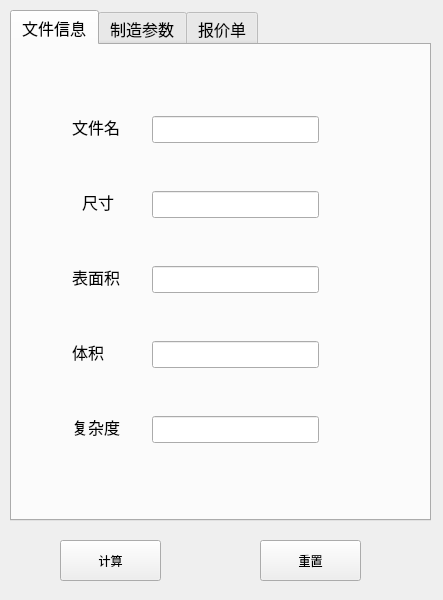
<?xml version="1.0" encoding="UTF-8"?>
<ui version="4.0">
 <class>Form</class>
 <widget class="QWidget" name="Form">
  <property name="geometry">
   <rect>
    <x>0</x>
    <y>0</y>
    <width>443</width>
    <height>600</height>
   </rect>
  </property>
  <property name="windowTitle">
   <string>报价助手</string>
  </property>
  <widget class="QTabWidget" name="tabWidget">
   <property name="geometry">
    <rect>
     <x>10</x>
     <y>10</y>
     <width>421</width>
     <height>511</height>
    </rect>
   </property>
   <property name="font">
    <font>
     <family>微软雅黑</family>
     <pointsize>12</pointsize>
    </font>
   </property>
   <property name="currentIndex">
    <number>0</number>
   </property>
   <widget class="QWidget" name="tab">
    <attribute name="title">
     <string>文件信息</string>
    </attribute>
    <widget class="QFrame" name="frame">
     <property name="geometry">
      <rect>
       <x>10</x>
       <y>20</y>
       <width>381</width>
       <height>431</height>
      </rect>
     </property>
     <widget class="QLabel" name="label">
      <property name="geometry">
       <rect>
        <x>50</x>
        <y>51</y>
        <width>48</width>
        <height>21</height>
       </rect>
      </property>
      <property name="text">
       <string>文件名</string>
      </property>
     </widget>
     <widget class="QLineEdit" name="lineEdit">
      <property name="geometry">
       <rect>
        <x>130</x>
        <y>51</y>
        <width>167</width>
        <height>27</height>
       </rect>
      </property>
     </widget>
     <widget class="QLineEdit" name="lineEdit_2">
      <property name="geometry">
       <rect>
        <x>130</x>
        <y>126</y>
        <width>167</width>
        <height>27</height>
       </rect>
      </property>
     </widget>
     <widget class="QLabel" name="label_2">
      <property name="geometry">
       <rect>
        <x>60</x>
        <y>126</y>
        <width>32</width>
        <height>21</height>
       </rect>
      </property>
      <property name="text">
       <string>尺寸</string>
      </property>
     </widget>
     <widget class="QLineEdit" name="lineEdit_3">
      <property name="geometry">
       <rect>
        <x>130</x>
        <y>201</y>
        <width>167</width>
        <height>27</height>
       </rect>
      </property>
     </widget>
     <widget class="QLabel" name="label_3">
      <property name="geometry">
       <rect>
        <x>50</x>
        <y>201</y>
        <width>48</width>
        <height>21</height>
       </rect>
      </property>
      <property name="text">
       <string>表面积</string>
      </property>
     </widget>
     <widget class="QLineEdit" name="lineEdit_4">
      <property name="geometry">
       <rect>
        <x>130</x>
        <y>276</y>
        <width>167</width>
        <height>27</height>
       </rect>
      </property>
     </widget>
     <widget class="QLabel" name="label_4">
      <property name="geometry">
       <rect>
        <x>50</x>
        <y>276</y>
        <width>32</width>
        <height>21</height>
       </rect>
      </property>
      <property name="text">
       <string>体积</string>
      </property>
     </widget>
     <widget class="QLineEdit" name="lineEdit_5">
      <property name="geometry">
       <rect>
        <x>130</x>
        <y>351</y>
        <width>167</width>
        <height>27</height>
       </rect>
      </property>
     </widget>
     <widget class="QLabel" name="label_5">
      <property name="geometry">
       <rect>
        <x>50</x>
        <y>351</y>
        <width>48</width>
        <height>21</height>
       </rect>
      </property>
      <property name="text">
       <string>复杂度</string>
      </property>
     </widget>
    </widget>
   </widget>
   <widget class="QWidget" name="tab_2">
    <attribute name="title">
     <string>制造参数</string>
    </attribute>
    <widget class="QWidget" name="widget" native="true">
     <property name="geometry">
      <rect>
       <x>10</x>
       <y>40</y>
       <width>351</width>
       <height>381</height>
      </rect>
     </property>
     <widget class="QComboBox" name="comboBox">
      <property name="geometry">
       <rect>
        <x>150</x>
        <y>2</y>
        <width>131</width>
        <height>27</height>
       </rect>
      </property>
      <item>
       <property name="text">
        <string>金属烧结（SLM）</string>
       </property>
      </item>
      <item>
       <property name="text">
        <string>粉末烧结（SLS）</string>
       </property>
      </item>
      <item>
       <property name="text">
        <string>光固化（SLA）</string>
       </property>
      </item>
     </widget>
     <widget class="QLabel" name="label_6">
      <property name="geometry">
       <rect>
        <x>2</x>
        <y>2</y>
        <width>64</width>
        <height>21</height>
       </rect>
      </property>
      <property name="text">
       <string>制造工艺</string>
      </property>
     </widget>
     <widget class="QComboBox" name="comboBox_2">
      <property name="geometry">
       <rect>
        <x>150</x>
        <y>111</y>
        <width>131</width>
        <height>27</height>
       </rect>
      </property>
     </widget>
     <widget class="QLabel" name="label_7">
      <property name="geometry">
       <rect>
        <x>2</x>
        <y>111</y>
        <width>32</width>
        <height>21</height>
       </rect>
      </property>
      <property name="text">
       <string>材料</string>
      </property>
     </widget>
     <widget class="QLabel" name="label_8">
      <property name="geometry">
       <rect>
        <x>2</x>
        <y>220</y>
        <width>48</width>
        <height>21</height>
       </rect>
      </property>
      <property name="text">
       <string>后处理</string>
      </property>
     </widget>
     <widget class="QComboBox" name="comboBox_3">
      <property name="geometry">
       <rect>
        <x>150</x>
        <y>220</y>
        <width>131</width>
        <height>27</height>
       </rect>
      </property>
      <item>
       <property name="text">
        <string>普通磨抛</string>
       </property>
      </item>
      <item>
       <property name="text">
        <string>精密磨抛</string>
       </property>
      </item>
      <item>
       <property name="text">
        <string>高难度磨抛</string>
       </property>
      </item>
     </widget>
     <widget class="QLineEdit" name="lineEdit_6">
      <property name="geometry">
       <rect>
        <x>150</x>
        <y>328</y>
        <width>131</width>
        <height>27</height>
       </rect>
      </property>
     </widget>
     <widget class="QLabel" name="label_9">
      <property name="geometry">
       <rect>
        <x>2</x>
        <y>328</y>
        <width>48</width>
        <height>21</height>
       </rect>
      </property>
      <property name="text">
       <string>质量</string>
      </property>
     </widget>
    </widget>
   </widget>
   <widget class="QWidget" name="tab_3">
    <attribute name="title">
     <string>报价单</string>
    </attribute>
    <widget class="QTableWidget" name="tableWidget">
     <property name="geometry">
      <rect>
       <x>10</x>
       <y>20</y>
       <width>401</width>
       <height>451</height>
      </rect>
     </property>
     <attribute name="horizontalHeaderDefaultSectionSize">
      <number>91</number>
     </attribute>
     <attribute name="horizontalHeaderMinimumSectionSize">
      <number>25</number>
     </attribute>
     <attribute name="verticalHeaderDefaultSectionSize">
      <number>46</number>
     </attribute>
     <attribute name="verticalHeaderMinimumSectionSize">
      <number>27</number>
     </attribute>
     <row>
      <property name="text">
       <string>1</string>
      </property>
     </row>
     <row>
      <property name="text">
       <string>2</string>
      </property>
     </row>
     <row>
      <property name="text">
       <string>3</string>
      </property>
     </row>
     <row>
      <property name="text">
       <string>4</string>
      </property>
     </row>
     <row>
      <property name="text">
       <string>5</string>
      </property>
     </row>
     <row>
      <property name="text">
       <string>6</string>
      </property>
     </row>
     <row>
      <property name="text">
       <string>7</string>
      </property>
     </row>
     <row>
      <property name="text">
       <string>8</string>
      </property>
     </row>
     <row>
      <property name="text">
       <string>10</string>
      </property>
     </row>
     <column>
      <property name="text">
       <string>零件名</string>
      </property>
     </column>
     <column>
      <property name="text">
       <string>单价</string>
      </property>
     </column>
     <column>
      <property name="text">
       <string>数量</string>
      </property>
     </column>
     <column>
      <property name="text">
       <string>总价</string>
      </property>
     </column>
    </widget>
   </widget>
  </widget>
  <widget class="QPushButton" name="pushButton">
   <property name="geometry">
    <rect>
     <x>60</x>
     <y>540</y>
     <width>101</width>
     <height>41</height>
    </rect>
   </property>
   <property name="text">
    <string>计算</string>
   </property>
  </widget>
  <widget class="QPushButton" name="pushButton_2">
   <property name="geometry">
    <rect>
     <x>260</x>
     <y>540</y>
     <width>101</width>
     <height>41</height>
    </rect>
   </property>
   <property name="text">
    <string>重置</string>
   </property>
  </widget>
 </widget>
 <resources/>
 <connections/>
</ui>
